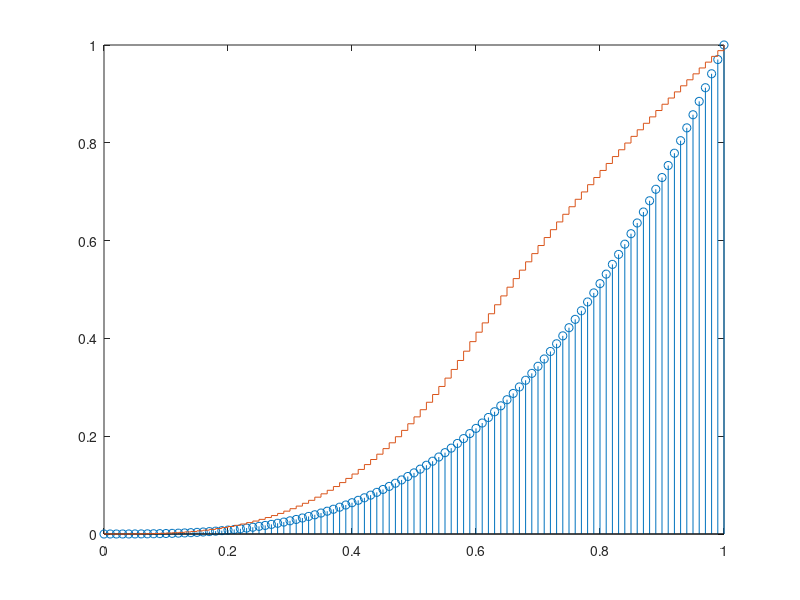

MATLAB code to generate this figure: (Note: this script raises an error after producing the figure.)
t = 0:0.01:1;
m = t.^3;

A = 5;
stem(t,m);
hold on;
v1 = zeros(size(t));
for i = 1:length(t)
    if m(i) < 1/A
        v1(i) = A * (abs(m(i))/(1 + log(A)));
    end
    if m(i) >= 1/A && m(i) <= 1
        v1(i) = (1 + log(A * m(i))) / (1 +  log(A));
    end
end
stairs(t,v1);

snr(v1,v1-m)